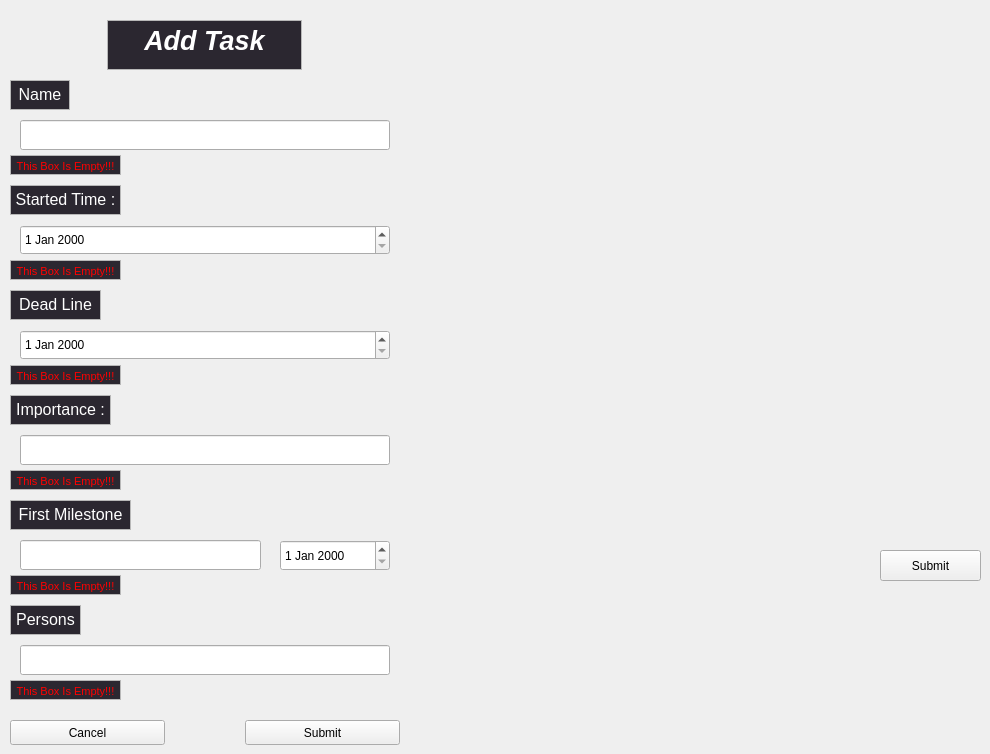
  <widget class="QWidget" name="centralwidget">
   <widget class="QTextBrowser" name="MainText">
    <property name="geometry">
     <rect>
      <x>107</x>
      <y>20</y>
      <width>195</width>
      <height>50</height>
     </rect>
    </property>
    <property name="palette">
     <palette>
      <active>
       <colorrole role="Base">
        <brush brushstyle="SolidPattern">
         <color alpha="255">
          <red>43</red>
          <green>39</green>
          <blue>48</blue>
         </color>
        </brush>
       </colorrole>
      </active>
      <inactive>
       <colorrole role="Base">
        <brush brushstyle="SolidPattern">
         <color alpha="255">
          <red>43</red>
          <green>39</green>
          <blue>48</blue>
         </color>
        </brush>
       </colorrole>
      </inactive>
      <disabled>
       <colorrole role="Base">
        <brush brushstyle="SolidPattern">
         <color alpha="255">
          <red>0</red>
          <green>0</green>
          <blue>94</blue>
         </color>
        </brush>
       </colorrole>
      </disabled>
     </palette>
    </property>
    <property name="font">
     <font>
      <family>Segoe UI</family>
      <pointsize>20</pointsize>
      <weight>75</weight>
      <italic>true</italic>
      <bold>true</bold>
     </font>
    </property>
    <property name="verticalScrollBarPolicy">
     <enum>Qt::ScrollBarAlwaysOff</enum>
    </property>
    <property name="horizontalScrollBarPolicy">
     <enum>Qt::ScrollBarAlwaysOff</enum>
    </property>
    <property name="html">
     <string>&lt;!DOCTYPE HTML PUBLIC &quot;-//W3C//DTD HTML 4.0//EN&quot; &quot;http://www.w3.org/TR/REC-html40/strict.dtd&quot;&gt;
&lt;html&gt;&lt;head&gt;&lt;meta name=&quot;qrichtext&quot; content=&quot;1&quot; /&gt;&lt;style type=&quot;text/css&quot;&gt;
p, li { white-space: pre-wrap; }
&lt;/style&gt;&lt;/head&gt;&lt;body style=&quot; font-family:'Segoe UI'; font-size:20pt; font-weight:600; font-style:italic;&quot;&gt;
&lt;p align=&quot;center&quot; style=&quot; margin-top:0px; margin-bottom:0px; margin-left:0px; margin-right:0px; -qt-block-indent:0; text-indent:0px;&quot;&gt;&lt;span style=&quot; color:#ffffff;&quot;&gt;Add Task&lt;/span&gt;&lt;/p&gt;&lt;/body&gt;&lt;/html&gt;</string>
    </property>
   </widget>
   <widget class="QPushButton" name="submitButton">
    <property name="geometry">
     <rect>
      <x>880</x>
      <y>550</y>
      <width>101</width>
      <height>31</height>
     </rect>
    </property>
    <property name="text">
     <string>Submit</string>
    </property>
   </widget>
   <widget class="QLineEdit" name="NameEdit">
    <property name="geometry">
     <rect>
      <x>20</x>
      <y>120</y>
      <width>370</width>
      <height>30</height>
     </rect>
    </property>
    <property name="styleSheet">
     <string notr="true"/>
    </property>
    <property name="alignment">
     <set>Qt::AlignLeading|Qt::AlignLeft|Qt::AlignVCenter</set>
    </property>
   </widget>
   <widget class="QTextBrowser" name="NameText">
    <property name="geometry">
     <rect>
      <x>10</x>
      <y>80</y>
      <width>60</width>
      <height>30</height>
     </rect>
    </property>
    <property name="palette">
     <palette>
      <active>
       <colorrole role="Base">
        <brush brushstyle="SolidPattern">
         <color alpha="255">
          <red>43</red>
          <green>39</green>
          <blue>48</blue>
         </color>
        </brush>
       </colorrole>
      </active>
      <inactive>
       <colorrole role="Base">
        <brush brushstyle="SolidPattern">
         <color alpha="255">
          <red>43</red>
          <green>39</green>
          <blue>48</blue>
         </color>
        </brush>
       </colorrole>
      </inactive>
      <disabled>
       <colorrole role="Base">
        <brush brushstyle="SolidPattern">
         <color alpha="255">
          <red>0</red>
          <green>0</green>
          <blue>94</blue>
         </color>
        </brush>
       </colorrole>
      </disabled>
     </palette>
    </property>
    <property name="font">
     <font>
      <family>Segoe UI</family>
      <pointsize>20</pointsize>
      <weight>75</weight>
      <italic>true</italic>
      <bold>true</bold>
     </font>
    </property>
    <property name="verticalScrollBarPolicy">
     <enum>Qt::ScrollBarAlwaysOff</enum>
    </property>
    <property name="horizontalScrollBarPolicy">
     <enum>Qt::ScrollBarAlwaysOff</enum>
    </property>
    <property name="html">
     <string>&lt;!DOCTYPE HTML PUBLIC &quot;-//W3C//DTD HTML 4.0//EN&quot; &quot;http://www.w3.org/TR/REC-html40/strict.dtd&quot;&gt;
&lt;html&gt;&lt;head&gt;&lt;meta name=&quot;qrichtext&quot; content=&quot;1&quot; /&gt;&lt;style type=&quot;text/css&quot;&gt;
p, li { white-space: pre-wrap; }
&lt;/style&gt;&lt;/head&gt;&lt;body style=&quot; font-family:'Segoe UI'; font-size:20pt; font-weight:600; font-style:italic;&quot;&gt;
&lt;p align=&quot;center&quot; style=&quot; margin-top:0px; margin-bottom:0px; margin-left:0px; margin-right:0px; -qt-block-indent:0; text-indent:0px;&quot;&gt;&lt;span style=&quot; font-size:12pt; font-weight:400; font-style:normal; color:#ffffff;&quot;&gt;Name :&lt;/span&gt;&lt;/p&gt;&lt;/body&gt;&lt;/html&gt;</string>
    </property>
   </widget>
   <widget class="QTextBrowser" name="StartedTimeText">
    <property name="geometry">
     <rect>
      <x>10</x>
      <y>185</y>
      <width>111</width>
      <height>30</height>
     </rect>
    </property>
    <property name="palette">
     <palette>
      <active>
       <colorrole role="Base">
        <brush brushstyle="SolidPattern">
         <color alpha="255">
          <red>43</red>
          <green>39</green>
          <blue>48</blue>
         </color>
        </brush>
       </colorrole>
      </active>
      <inactive>
       <colorrole role="Base">
        <brush brushstyle="SolidPattern">
         <color alpha="255">
          <red>43</red>
          <green>39</green>
          <blue>48</blue>
         </color>
        </brush>
       </colorrole>
      </inactive>
      <disabled>
       <colorrole role="Base">
        <brush brushstyle="SolidPattern">
         <color alpha="255">
          <red>0</red>
          <green>0</green>
          <blue>94</blue>
         </color>
        </brush>
       </colorrole>
      </disabled>
     </palette>
    </property>
    <property name="font">
     <font>
      <family>Segoe UI</family>
      <pointsize>20</pointsize>
      <weight>75</weight>
      <italic>true</italic>
      <bold>true</bold>
     </font>
    </property>
    <property name="verticalScrollBarPolicy">
     <enum>Qt::ScrollBarAlwaysOff</enum>
    </property>
    <property name="horizontalScrollBarPolicy">
     <enum>Qt::ScrollBarAlwaysOff</enum>
    </property>
    <property name="html">
     <string>&lt;!DOCTYPE HTML PUBLIC &quot;-//W3C//DTD HTML 4.0//EN&quot; &quot;http://www.w3.org/TR/REC-html40/strict.dtd&quot;&gt;
&lt;html&gt;&lt;head&gt;&lt;meta name=&quot;qrichtext&quot; content=&quot;1&quot; /&gt;&lt;style type=&quot;text/css&quot;&gt;
p, li { white-space: pre-wrap; }
&lt;/style&gt;&lt;/head&gt;&lt;body style=&quot; font-family:'Segoe UI'; font-size:20pt; font-weight:600; font-style:italic;&quot;&gt;
&lt;p align=&quot;center&quot; style=&quot; margin-top:0px; margin-bottom:0px; margin-left:0px; margin-right:0px; -qt-block-indent:0; text-indent:0px;&quot;&gt;&lt;span style=&quot; font-size:12pt; font-weight:400; font-style:normal; color:#ffffff;&quot;&gt;Started Time :&lt;/span&gt;&lt;/p&gt;&lt;/body&gt;&lt;/html&gt;</string>
    </property>
   </widget>
   <widget class="QTextBrowser" name="DeadLineText">
    <property name="geometry">
     <rect>
      <x>10</x>
      <y>290</y>
      <width>91</width>
      <height>30</height>
     </rect>
    </property>
    <property name="palette">
     <palette>
      <active>
       <colorrole role="Base">
        <brush brushstyle="SolidPattern">
         <color alpha="255">
          <red>43</red>
          <green>39</green>
          <blue>48</blue>
         </color>
        </brush>
       </colorrole>
      </active>
      <inactive>
       <colorrole role="Base">
        <brush brushstyle="SolidPattern">
         <color alpha="255">
          <red>43</red>
          <green>39</green>
          <blue>48</blue>
         </color>
        </brush>
       </colorrole>
      </inactive>
      <disabled>
       <colorrole role="Base">
        <brush brushstyle="SolidPattern">
         <color alpha="255">
          <red>0</red>
          <green>0</green>
          <blue>94</blue>
         </color>
        </brush>
       </colorrole>
      </disabled>
     </palette>
    </property>
    <property name="font">
     <font>
      <family>Segoe UI</family>
      <pointsize>20</pointsize>
      <weight>75</weight>
      <italic>true</italic>
      <bold>true</bold>
     </font>
    </property>
    <property name="verticalScrollBarPolicy">
     <enum>Qt::ScrollBarAlwaysOff</enum>
    </property>
    <property name="horizontalScrollBarPolicy">
     <enum>Qt::ScrollBarAlwaysOff</enum>
    </property>
    <property name="html">
     <string>&lt;!DOCTYPE HTML PUBLIC &quot;-//W3C//DTD HTML 4.0//EN&quot; &quot;http://www.w3.org/TR/REC-html40/strict.dtd&quot;&gt;
&lt;html&gt;&lt;head&gt;&lt;meta name=&quot;qrichtext&quot; content=&quot;1&quot; /&gt;&lt;style type=&quot;text/css&quot;&gt;
p, li { white-space: pre-wrap; }
&lt;/style&gt;&lt;/head&gt;&lt;body style=&quot; font-family:'Segoe UI'; font-size:20pt; font-weight:600; font-style:italic;&quot;&gt;
&lt;p align=&quot;center&quot; style=&quot; margin-top:0px; margin-bottom:0px; margin-left:0px; margin-right:0px; -qt-block-indent:0; text-indent:0px;&quot;&gt;&lt;span style=&quot; font-size:12pt; font-weight:400; font-style:normal; color:#ffffff;&quot;&gt;Dead Line :&lt;/span&gt;&lt;/p&gt;&lt;/body&gt;&lt;/html&gt;</string>
    </property>
   </widget>
   <widget class="QTextBrowser" name="ImportanceText">
    <property name="geometry">
     <rect>
      <x>10</x>
      <y>395</y>
      <width>101</width>
      <height>30</height>
     </rect>
    </property>
    <property name="palette">
     <palette>
      <active>
       <colorrole role="Base">
        <brush brushstyle="SolidPattern">
         <color alpha="255">
          <red>43</red>
          <green>39</green>
          <blue>48</blue>
         </color>
        </brush>
       </colorrole>
      </active>
      <inactive>
       <colorrole role="Base">
        <brush brushstyle="SolidPattern">
         <color alpha="255">
          <red>43</red>
          <green>39</green>
          <blue>48</blue>
         </color>
        </brush>
       </colorrole>
      </inactive>
      <disabled>
       <colorrole role="Base">
        <brush brushstyle="SolidPattern">
         <color alpha="255">
          <red>0</red>
          <green>0</green>
          <blue>94</blue>
         </color>
        </brush>
       </colorrole>
      </disabled>
     </palette>
    </property>
    <property name="font">
     <font>
      <family>Segoe UI</family>
      <pointsize>20</pointsize>
      <weight>75</weight>
      <italic>true</italic>
      <bold>true</bold>
     </font>
    </property>
    <property name="verticalScrollBarPolicy">
     <enum>Qt::ScrollBarAlwaysOff</enum>
    </property>
    <property name="horizontalScrollBarPolicy">
     <enum>Qt::ScrollBarAlwaysOff</enum>
    </property>
    <property name="html">
     <string>&lt;!DOCTYPE HTML PUBLIC &quot;-//W3C//DTD HTML 4.0//EN&quot; &quot;http://www.w3.org/TR/REC-html40/strict.dtd&quot;&gt;
&lt;html&gt;&lt;head&gt;&lt;meta name=&quot;qrichtext&quot; content=&quot;1&quot; /&gt;&lt;style type=&quot;text/css&quot;&gt;
p, li { white-space: pre-wrap; }
&lt;/style&gt;&lt;/head&gt;&lt;body style=&quot; font-family:'Segoe UI'; font-size:20pt; font-weight:600; font-style:italic;&quot;&gt;
&lt;p align=&quot;center&quot; style=&quot; margin-top:0px; margin-bottom:0px; margin-left:0px; margin-right:0px; -qt-block-indent:0; text-indent:0px;&quot;&gt;&lt;span style=&quot; font-size:12pt; font-weight:400; font-style:normal; color:#ffffff;&quot;&gt;Importance :&lt;/span&gt;&lt;/p&gt;&lt;/body&gt;&lt;/html&gt;</string>
    </property>
   </widget>
   <widget class="QTextBrowser" name="MilestoneText">
    <property name="geometry">
     <rect>
      <x>10</x>
      <y>500</y>
      <width>121</width>
      <height>30</height>
     </rect>
    </property>
    <property name="palette">
     <palette>
      <active>
       <colorrole role="Base">
        <brush brushstyle="SolidPattern">
         <color alpha="255">
          <red>43</red>
          <green>39</green>
          <blue>48</blue>
         </color>
        </brush>
       </colorrole>
      </active>
      <inactive>
       <colorrole role="Base">
        <brush brushstyle="SolidPattern">
         <color alpha="255">
          <red>43</red>
          <green>39</green>
          <blue>48</blue>
         </color>
        </brush>
       </colorrole>
      </inactive>
      <disabled>
       <colorrole role="Base">
        <brush brushstyle="SolidPattern">
         <color alpha="255">
          <red>0</red>
          <green>0</green>
          <blue>94</blue>
         </color>
        </brush>
       </colorrole>
      </disabled>
     </palette>
    </property>
    <property name="font">
     <font>
      <family>Segoe UI</family>
      <pointsize>20</pointsize>
      <weight>75</weight>
      <italic>true</italic>
      <bold>true</bold>
     </font>
    </property>
    <property name="verticalScrollBarPolicy">
     <enum>Qt::ScrollBarAlwaysOff</enum>
    </property>
    <property name="horizontalScrollBarPolicy">
     <enum>Qt::ScrollBarAlwaysOff</enum>
    </property>
    <property name="html">
     <string>&lt;!DOCTYPE HTML PUBLIC &quot;-//W3C//DTD HTML 4.0//EN&quot; &quot;http://www.w3.org/TR/REC-html40/strict.dtd&quot;&gt;
&lt;html&gt;&lt;head&gt;&lt;meta name=&quot;qrichtext&quot; content=&quot;1&quot; /&gt;&lt;style type=&quot;text/css&quot;&gt;
p, li { white-space: pre-wrap; }
&lt;/style&gt;&lt;/head&gt;&lt;body style=&quot; font-family:'Segoe UI'; font-size:20pt; font-weight:600; font-style:italic;&quot;&gt;
&lt;p align=&quot;center&quot; style=&quot; margin-top:0px; margin-bottom:0px; margin-left:0px; margin-right:0px; -qt-block-indent:0; text-indent:0px;&quot;&gt;&lt;span style=&quot; font-size:12pt; font-weight:400; font-style:normal; color:#ffffff;&quot;&gt;First Milestone :&lt;/span&gt;&lt;/p&gt;&lt;/body&gt;&lt;/html&gt;</string>
    </property>
   </widget>
   <widget class="QTextBrowser" name="PersonsText">
    <property name="geometry">
     <rect>
      <x>10</x>
      <y>605</y>
      <width>71</width>
      <height>30</height>
     </rect>
    </property>
    <property name="palette">
     <palette>
      <active>
       <colorrole role="Base">
        <brush brushstyle="SolidPattern">
         <color alpha="255">
          <red>43</red>
          <green>39</green>
          <blue>48</blue>
         </color>
        </brush>
       </colorrole>
      </active>
      <inactive>
       <colorrole role="Base">
        <brush brushstyle="SolidPattern">
         <color alpha="255">
          <red>43</red>
          <green>39</green>
          <blue>48</blue>
         </color>
        </brush>
       </colorrole>
      </inactive>
      <disabled>
       <colorrole role="Base">
        <brush brushstyle="SolidPattern">
         <color alpha="255">
          <red>0</red>
          <green>0</green>
          <blue>94</blue>
         </color>
        </brush>
       </colorrole>
      </disabled>
     </palette>
    </property>
    <property name="font">
     <font>
      <family>Segoe UI</family>
      <pointsize>20</pointsize>
      <weight>75</weight>
      <italic>true</italic>
      <bold>true</bold>
     </font>
    </property>
    <property name="verticalScrollBarPolicy">
     <enum>Qt::ScrollBarAlwaysOff</enum>
    </property>
    <property name="horizontalScrollBarPolicy">
     <enum>Qt::ScrollBarAlwaysOff</enum>
    </property>
    <property name="html">
     <string>&lt;!DOCTYPE HTML PUBLIC &quot;-//W3C//DTD HTML 4.0//EN&quot; &quot;http://www.w3.org/TR/REC-html40/strict.dtd&quot;&gt;
&lt;html&gt;&lt;head&gt;&lt;meta name=&quot;qrichtext&quot; content=&quot;1&quot; /&gt;&lt;style type=&quot;text/css&quot;&gt;
p, li { white-space: pre-wrap; }
&lt;/style&gt;&lt;/head&gt;&lt;body style=&quot; font-family:'Segoe UI'; font-size:20pt; font-weight:600; font-style:italic;&quot;&gt;
&lt;p align=&quot;center&quot; style=&quot; margin-top:0px; margin-bottom:0px; margin-left:0px; margin-right:0px; -qt-block-indent:0; text-indent:0px;&quot;&gt;&lt;span style=&quot; font-size:12pt; font-weight:400; font-style:normal; color:#ffffff;&quot;&gt;Persons :&lt;/span&gt;&lt;/p&gt;&lt;/body&gt;&lt;/html&gt;</string>
    </property>
   </widget>
   <widget class="QLineEdit" name="PersonsEdit">
    <property name="geometry">
     <rect>
      <x>20</x>
      <y>645</y>
      <width>370</width>
      <height>30</height>
     </rect>
    </property>
    <property name="alignment">
     <set>Qt::AlignLeading|Qt::AlignLeft|Qt::AlignVCenter</set>
    </property>
   </widget>
   <widget class="QPushButton" name="SubmitpushButton">
    <property name="geometry">
     <rect>
      <x>245</x>
      <y>720</y>
      <width>155</width>
      <height>25</height>
     </rect>
    </property>
    <property name="styleSheet">
     <string notr="true"/>
    </property>
    <property name="text">
     <string>Submit</string>
    </property>
   </widget>
   <widget class="QPushButton" name="CanclepushButton">
    <property name="geometry">
     <rect>
      <x>10</x>
      <y>720</y>
      <width>155</width>
      <height>25</height>
     </rect>
    </property>
    <property name="styleSheet">
     <string notr="true"/>
    </property>
    <property name="text">
     <string>Cancel</string>
    </property>
   </widget>
   <widget class="QTextBrowser" name="AlertText_1">
    <property name="geometry">
     <rect>
      <x>10</x>
      <y>155</y>
      <width>111</width>
      <height>20</height>
     </rect>
    </property>
    <property name="palette">
     <palette>
      <active>
       <colorrole role="Base">
        <brush brushstyle="SolidPattern">
         <color alpha="255">
          <red>43</red>
          <green>39</green>
          <blue>48</blue>
         </color>
        </brush>
       </colorrole>
      </active>
      <inactive>
       <colorrole role="Base">
        <brush brushstyle="SolidPattern">
         <color alpha="255">
          <red>43</red>
          <green>39</green>
          <blue>48</blue>
         </color>
        </brush>
       </colorrole>
      </inactive>
      <disabled>
       <colorrole role="Base">
        <brush brushstyle="SolidPattern">
         <color alpha="255">
          <red>0</red>
          <green>0</green>
          <blue>94</blue>
         </color>
        </brush>
       </colorrole>
      </disabled>
     </palette>
    </property>
    <property name="font">
     <font>
      <family>Segoe UI</family>
      <pointsize>20</pointsize>
      <weight>75</weight>
      <italic>true</italic>
      <bold>true</bold>
     </font>
    </property>
    <property name="styleSheet">
     <string notr="true"/>
    </property>
    <property name="verticalScrollBarPolicy">
     <enum>Qt::ScrollBarAlwaysOff</enum>
    </property>
    <property name="horizontalScrollBarPolicy">
     <enum>Qt::ScrollBarAlwaysOff</enum>
    </property>
    <property name="html">
     <string>&lt;!DOCTYPE HTML PUBLIC &quot;-//W3C//DTD HTML 4.0//EN&quot; &quot;http://www.w3.org/TR/REC-html40/strict.dtd&quot;&gt;
&lt;html&gt;&lt;head&gt;&lt;meta name=&quot;qrichtext&quot; content=&quot;1&quot; /&gt;&lt;style type=&quot;text/css&quot;&gt;
p, li { white-space: pre-wrap; }
&lt;/style&gt;&lt;/head&gt;&lt;body style=&quot; font-family:'Segoe UI'; font-size:20pt; font-weight:600; font-style:italic;&quot;&gt;
&lt;p align=&quot;center&quot; style=&quot; margin-top:0px; margin-bottom:0px; margin-left:0px; margin-right:0px; -qt-block-indent:0; text-indent:0px;&quot;&gt;&lt;span style=&quot; font-size:8pt; font-weight:400; font-style:normal; color:#ff0000;&quot;&gt;This Box Is Empty!!!&lt;/span&gt;&lt;/p&gt;&lt;/body&gt;&lt;/html&gt;</string>
    </property>
   </widget>
   <widget class="QTextBrowser" name="AlertText_2">
    <property name="geometry">
     <rect>
      <x>10</x>
      <y>260</y>
      <width>111</width>
      <height>20</height>
     </rect>
    </property>
    <property name="palette">
     <palette>
      <active>
       <colorrole role="Base">
        <brush brushstyle="SolidPattern">
         <color alpha="255">
          <red>43</red>
          <green>39</green>
          <blue>48</blue>
         </color>
        </brush>
       </colorrole>
      </active>
      <inactive>
       <colorrole role="Base">
        <brush brushstyle="SolidPattern">
         <color alpha="255">
          <red>43</red>
          <green>39</green>
          <blue>48</blue>
         </color>
        </brush>
       </colorrole>
      </inactive>
      <disabled>
       <colorrole role="Base">
        <brush brushstyle="SolidPattern">
         <color alpha="255">
          <red>0</red>
          <green>0</green>
          <blue>94</blue>
         </color>
        </brush>
       </colorrole>
      </disabled>
     </palette>
    </property>
    <property name="font">
     <font>
      <family>Segoe UI</family>
      <pointsize>20</pointsize>
      <weight>75</weight>
      <italic>true</italic>
      <bold>true</bold>
     </font>
    </property>
    <property name="verticalScrollBarPolicy">
     <enum>Qt::ScrollBarAlwaysOff</enum>
    </property>
    <property name="horizontalScrollBarPolicy">
     <enum>Qt::ScrollBarAlwaysOff</enum>
    </property>
    <property name="html">
     <string>&lt;!DOCTYPE HTML PUBLIC &quot;-//W3C//DTD HTML 4.0//EN&quot; &quot;http://www.w3.org/TR/REC-html40/strict.dtd&quot;&gt;
&lt;html&gt;&lt;head&gt;&lt;meta name=&quot;qrichtext&quot; content=&quot;1&quot; /&gt;&lt;style type=&quot;text/css&quot;&gt;
p, li { white-space: pre-wrap; }
&lt;/style&gt;&lt;/head&gt;&lt;body style=&quot; font-family:'Segoe UI'; font-size:20pt; font-weight:600; font-style:italic;&quot;&gt;
&lt;p align=&quot;center&quot; style=&quot; margin-top:0px; margin-bottom:0px; margin-left:0px; margin-right:0px; -qt-block-indent:0; text-indent:0px;&quot;&gt;&lt;span style=&quot; font-size:8pt; font-weight:400; font-style:normal; color:#ff0000;&quot;&gt;This Box Is Empty!!!&lt;/span&gt;&lt;/p&gt;&lt;/body&gt;&lt;/html&gt;</string>
    </property>
   </widget>
   <widget class="QTextBrowser" name="AlertText_3">
    <property name="geometry">
     <rect>
      <x>10</x>
      <y>365</y>
      <width>111</width>
      <height>20</height>
     </rect>
    </property>
    <property name="palette">
     <palette>
      <active>
       <colorrole role="Base">
        <brush brushstyle="SolidPattern">
         <color alpha="255">
          <red>43</red>
          <green>39</green>
          <blue>48</blue>
         </color>
        </brush>
       </colorrole>
      </active>
      <inactive>
       <colorrole role="Base">
        <brush brushstyle="SolidPattern">
         <color alpha="255">
          <red>43</red>
          <green>39</green>
          <blue>48</blue>
         </color>
        </brush>
       </colorrole>
      </inactive>
      <disabled>
       <colorrole role="Base">
        <brush brushstyle="SolidPattern">
         <color alpha="255">
          <red>0</red>
          <green>0</green>
          <blue>94</blue>
         </color>
        </brush>
       </colorrole>
      </disabled>
     </palette>
    </property>
    <property name="font">
     <font>
      <family>Segoe UI</family>
      <pointsize>20</pointsize>
      <weight>75</weight>
      <italic>true</italic>
      <bold>true</bold>
     </font>
    </property>
    <property name="verticalScrollBarPolicy">
     <enum>Qt::ScrollBarAlwaysOff</enum>
    </property>
    <property name="horizontalScrollBarPolicy">
     <enum>Qt::ScrollBarAlwaysOff</enum>
    </property>
    <property name="html">
     <string>&lt;!DOCTYPE HTML PUBLIC &quot;-//W3C//DTD HTML 4.0//EN&quot; &quot;http://www.w3.org/TR/REC-html40/strict.dtd&quot;&gt;
&lt;html&gt;&lt;head&gt;&lt;meta name=&quot;qrichtext&quot; content=&quot;1&quot; /&gt;&lt;style type=&quot;text/css&quot;&gt;
p, li { white-space: pre-wrap; }
&lt;/style&gt;&lt;/head&gt;&lt;body style=&quot; font-family:'Segoe UI'; font-size:20pt; font-weight:600; font-style:italic;&quot;&gt;
&lt;p align=&quot;center&quot; style=&quot; margin-top:0px; margin-bottom:0px; margin-left:0px; margin-right:0px; -qt-block-indent:0; text-indent:0px;&quot;&gt;&lt;span style=&quot; font-size:8pt; font-weight:400; font-style:normal; color:#ff0000;&quot;&gt;This Box Is Empty!!!&lt;/span&gt;&lt;/p&gt;&lt;/body&gt;&lt;/html&gt;</string>
    </property>
   </widget>
   <widget class="QTextBrowser" name="AlertText_4">
    <property name="geometry">
     <rect>
      <x>10</x>
      <y>470</y>
      <width>111</width>
      <height>20</height>
     </rect>
    </property>
    <property name="palette">
     <palette>
      <active>
       <colorrole role="Base">
        <brush brushstyle="SolidPattern">
         <color alpha="255">
          <red>43</red>
          <green>39</green>
          <blue>48</blue>
         </color>
        </brush>
       </colorrole>
      </active>
      <inactive>
       <colorrole role="Base">
        <brush brushstyle="SolidPattern">
         <color alpha="255">
          <red>43</red>
          <green>39</green>
          <blue>48</blue>
         </color>
        </brush>
       </colorrole>
      </inactive>
      <disabled>
       <colorrole role="Base">
        <brush brushstyle="SolidPattern">
         <color alpha="255">
          <red>0</red>
          <green>0</green>
          <blue>94</blue>
         </color>
        </brush>
       </colorrole>
      </disabled>
     </palette>
    </property>
    <property name="font">
     <font>
      <family>Segoe UI</family>
      <pointsize>20</pointsize>
      <weight>75</weight>
      <italic>true</italic>
      <bold>true</bold>
     </font>
    </property>
    <property name="verticalScrollBarPolicy">
     <enum>Qt::ScrollBarAlwaysOff</enum>
    </property>
    <property name="horizontalScrollBarPolicy">
     <enum>Qt::ScrollBarAlwaysOff</enum>
    </property>
    <property name="html">
     <string>&lt;!DOCTYPE HTML PUBLIC &quot;-//W3C//DTD HTML 4.0//EN&quot; &quot;http://www.w3.org/TR/REC-html40/strict.dtd&quot;&gt;
&lt;html&gt;&lt;head&gt;&lt;meta name=&quot;qrichtext&quot; content=&quot;1&quot; /&gt;&lt;style type=&quot;text/css&quot;&gt;
p, li { white-space: pre-wrap; }
&lt;/style&gt;&lt;/head&gt;&lt;body style=&quot; font-family:'Segoe UI'; font-size:20pt; font-weight:600; font-style:italic;&quot;&gt;
&lt;p align=&quot;center&quot; style=&quot; margin-top:0px; margin-bottom:0px; margin-left:0px; margin-right:0px; -qt-block-indent:0; text-indent:0px;&quot;&gt;&lt;span style=&quot; font-size:8pt; font-weight:400; font-style:normal; color:#ff0000;&quot;&gt;This Box Is Empty!!!&lt;/span&gt;&lt;/p&gt;&lt;/body&gt;&lt;/html&gt;</string>
    </property>
   </widget>
   <widget class="QTextBrowser" name="AlertText_5">
    <property name="geometry">
     <rect>
      <x>10</x>
      <y>575</y>
      <width>111</width>
      <height>20</height>
     </rect>
    </property>
    <property name="palette">
     <palette>
      <active>
       <colorrole role="Base">
        <brush brushstyle="SolidPattern">
         <color alpha="255">
          <red>43</red>
          <green>39</green>
          <blue>48</blue>
         </color>
        </brush>
       </colorrole>
      </active>
      <inactive>
       <colorrole role="Base">
        <brush brushstyle="SolidPattern">
         <color alpha="255">
          <red>43</red>
          <green>39</green>
          <blue>48</blue>
         </color>
        </brush>
       </colorrole>
      </inactive>
      <disabled>
       <colorrole role="Base">
        <brush brushstyle="SolidPattern">
         <color alpha="255">
          <red>0</red>
          <green>0</green>
          <blue>94</blue>
         </color>
        </brush>
       </colorrole>
      </disabled>
     </palette>
    </property>
    <property name="font">
     <font>
      <family>Segoe UI</family>
      <pointsize>20</pointsize>
      <weight>75</weight>
      <italic>true</italic>
      <bold>true</bold>
     </font>
    </property>
    <property name="verticalScrollBarPolicy">
     <enum>Qt::ScrollBarAlwaysOff</enum>
    </property>
    <property name="horizontalScrollBarPolicy">
     <enum>Qt::ScrollBarAlwaysOff</enum>
    </property>
    <property name="html">
     <string>&lt;!DOCTYPE HTML PUBLIC &quot;-//W3C//DTD HTML 4.0//EN&quot; &quot;http://www.w3.org/TR/REC-html40/strict.dtd&quot;&gt;
&lt;html&gt;&lt;head&gt;&lt;meta name=&quot;qrichtext&quot; content=&quot;1&quot; /&gt;&lt;style type=&quot;text/css&quot;&gt;
p, li { white-space: pre-wrap; }
&lt;/style&gt;&lt;/head&gt;&lt;body style=&quot; font-family:'Segoe UI'; font-size:20pt; font-weight:600; font-style:italic;&quot;&gt;
&lt;p align=&quot;center&quot; style=&quot; margin-top:0px; margin-bottom:0px; margin-left:0px; margin-right:0px; -qt-block-indent:0; text-indent:0px;&quot;&gt;&lt;span style=&quot; font-size:8pt; font-weight:400; font-style:normal; color:#ff0000;&quot;&gt;This Box Is Empty!!!&lt;/span&gt;&lt;/p&gt;&lt;/body&gt;&lt;/html&gt;</string>
    </property>
   </widget>
   <widget class="QTextBrowser" name="AlertText_6">
    <property name="geometry">
     <rect>
      <x>10</x>
      <y>680</y>
      <width>111</width>
      <height>20</height>
     </rect>
    </property>
    <property name="palette">
     <palette>
      <active>
       <colorrole role="Base">
        <brush brushstyle="SolidPattern">
         <color alpha="255">
          <red>43</red>
          <green>39</green>
          <blue>48</blue>
         </color>
        </brush>
       </colorrole>
      </active>
      <inactive>
       <colorrole role="Base">
        <brush brushstyle="SolidPattern">
         <color alpha="255">
          <red>43</red>
          <green>39</green>
          <blue>48</blue>
         </color>
        </brush>
       </colorrole>
      </inactive>
      <disabled>
       <colorrole role="Base">
        <brush brushstyle="SolidPattern">
         <color alpha="255">
          <red>0</red>
          <green>0</green>
          <blue>94</blue>
         </color>
        </brush>
       </colorrole>
      </disabled>
     </palette>
    </property>
    <property name="font">
     <font>
      <family>Segoe UI</family>
      <pointsize>20</pointsize>
      <weight>75</weight>
      <italic>true</italic>
      <bold>true</bold>
     </font>
    </property>
    <property name="verticalScrollBarPolicy">
     <enum>Qt::ScrollBarAlwaysOff</enum>
    </property>
    <property name="horizontalScrollBarPolicy">
     <enum>Qt::ScrollBarAlwaysOff</enum>
    </property>
    <property name="html">
     <string>&lt;!DOCTYPE HTML PUBLIC &quot;-//W3C//DTD HTML 4.0//EN&quot; &quot;http://www.w3.org/TR/REC-html40/strict.dtd&quot;&gt;
&lt;html&gt;&lt;head&gt;&lt;meta name=&quot;qrichtext&quot; content=&quot;1&quot; /&gt;&lt;style type=&quot;text/css&quot;&gt;
p, li { white-space: pre-wrap; }
&lt;/style&gt;&lt;/head&gt;&lt;body style=&quot; font-family:'Segoe UI'; font-size:20pt; font-weight:600; font-style:italic;&quot;&gt;
&lt;p align=&quot;center&quot; style=&quot; margin-top:0px; margin-bottom:0px; margin-left:0px; margin-right:0px; -qt-block-indent:0; text-indent:0px;&quot;&gt;&lt;span style=&quot; font-size:8pt; font-weight:400; font-style:normal; color:#ff0000;&quot;&gt;This Box Is Empty!!!&lt;/span&gt;&lt;/p&gt;&lt;/body&gt;&lt;/html&gt;</string>
    </property>
   </widget>
   <widget class="QDateEdit" name="StartedTimedateEdit">
    <property name="geometry">
     <rect>
      <x>20</x>
      <y>225</y>
      <width>370</width>
      <height>30</height>
     </rect>
    </property>
   </widget>
   <widget class="QDateEdit" name="DeadLinedateEdit">
    <property name="geometry">
     <rect>
      <x>20</x>
      <y>330</y>
      <width>370</width>
      <height>30</height>
     </rect>
    </property>
   </widget>
   <widget class="QLineEdit" name="ImportanceEdit">
    <property name="geometry">
     <rect>
      <x>20</x>
      <y>435</y>
      <width>370</width>
      <height>30</height>
     </rect>
    </property>
    <property name="styleSheet">
     <string notr="true"/>
    </property>
    <property name="alignment">
     <set>Qt::AlignLeading|Qt::AlignLeft|Qt::AlignVCenter</set>
    </property>
   </widget>
   <widget class="QLineEdit" name="MilestoneEdit">
    <property name="geometry">
     <rect>
      <x>20</x>
      <y>540</y>
      <width>241</width>
      <height>30</height>
     </rect>
    </property>
    <property name="styleSheet">
     <string notr="true"/>
    </property>
    <property name="alignment">
     <set>Qt::AlignLeading|Qt::AlignLeft|Qt::AlignVCenter</set>
    </property>
   </widget>
   <widget class="QDateEdit" name="MileStoneDate">
    <property name="geometry">
     <rect>
      <x>280</x>
      <y>540</y>
      <width>110</width>
      <height>31</height>
     </rect>
    </property>
   </widget>
  </widget>
